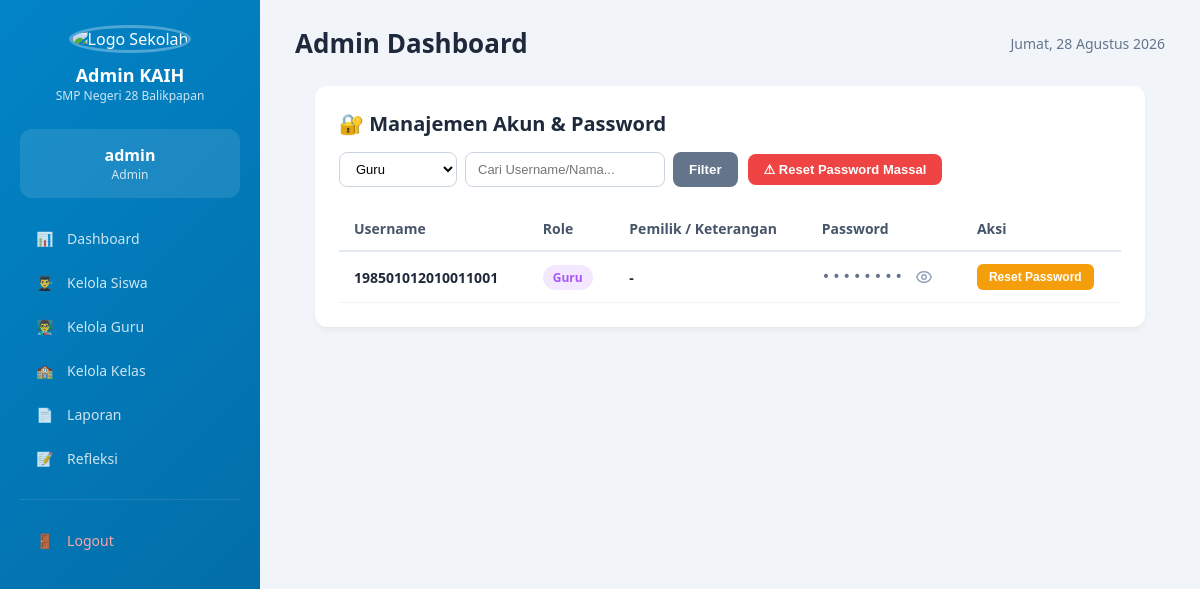
/aplikasi/admin/users.php?role=guru (signed in), run on an earlier commit of the app's database.
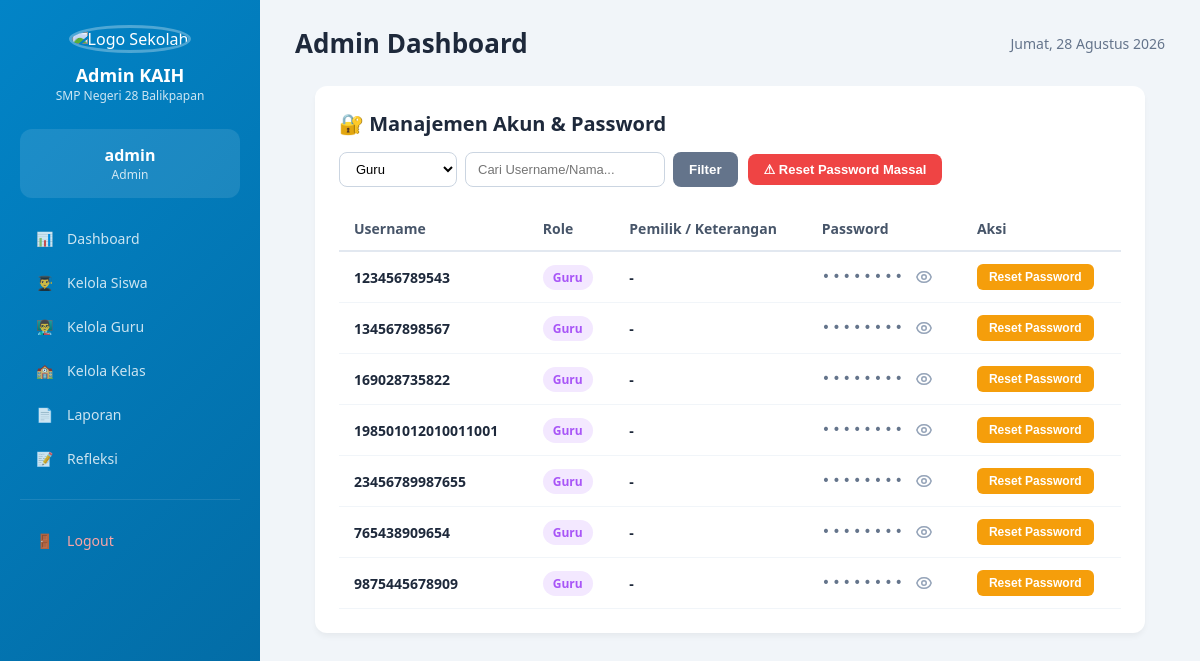
And on a later commit of the database.
### tables this page shows
CREATE TABLE `users` (
  `id` bigint UNSIGNED NOT NULL,
  `username` varchar(50) NOT NULL,
  `password` varchar(255) NOT NULL,
  `role` enum('admin','guru','siswa','orang_tua') NOT NULL DEFAULT 'siswa',
  `guru_id` bigint UNSIGNED DEFAULT NULL,
  `siswa_id` bigint UNSIGNED DEFAULT NULL,
  `created_at` timestamp NULL DEFAULT NULL,
  `updated_at` timestamp NULL DEFAULT NULL
);

### aplikasi/admin/users.php (the view, shortened to what the changed rows need)
<?php
require_once '../../config/database.php';
$filterRole = trim($_GET['role'] ?? '');
$query = "SELECT id, username, role, password FROM users WHERE 1=1";
$params = [];
if ($filterRole !== '') {
    $query .= " AND role = ?";
    $params[] = $filterRole;
}
$query .= " ORDER BY role ASC, username ASC";
$stmt = $pdo->prepare($query);
$stmt->execute($params);
$daftar_users = $stmt->fetchAll(PDO::FETCH_ASSOC);
require_once '../includes/header-kaih.php';
?>
<div class="table-container">
    <div style="overflow-x: auto;">
        <table class="table-kaih">
            <thead>
                <tr>
                    <th>Username</th>
                    <th>Role</th>
                    <th>Pemilik / Keterangan</th>
                    <th>Password</th>
                    <th>Aksi</th>
                </tr>
            </thead>
            <tbody>
                <?php if (empty($daftar_users)): ?>
                <tr>
                    <td colspan="5" style="text-align: center; color: #94a3b8; padding: 30px;">Tidak ada data akun ditemukan.</td>
                </tr>
                <?php else: ?>
                    <?php foreach ($daftar_users as $u):
                        $roleClass = 'role-siswa';
                        $roleText = strtolower($u['role']);
                        if ($roleText === 'admin') $roleClass = 'role-admin';
                        elseif ($roleText === 'guru') $roleClass = 'role-guru';
                        elseif (strpos($roleText, 'orang') !== false) $roleClass = 'role-orangtua';
                    ?>
                    <tr>
                        <td><?php echo htmlspecialchars($u['username']); ?></td>
                        <td>
                            <span class="badge-role <?php echo $roleClass; ?>">
                                <?php echo ucwords(htmlspecialchars($u['role'])); ?>
                            </span>
                        </td>
                        <td><?php echo htmlspecialchars($u['keterangan'] ?? '-'); ?></td>
                        <td>
                            <div style="display: flex; align-items: center; gap: 8px;">
                                <span id="pw-text-<?php echo $u['id']; ?>" style="font-family: monospace; letter-spacing: 2px; color: #64748b; font-size: 14px;">
                                    ••••••••
                                </span>
                                <button type="button"
                                        data-id="<?php echo $u['id']; ?>"
                                        data-pw="<?php echo htmlspecialchars($u['password']); ?>"
                                        onclick="togglePassword(this)"
                                        title="Tampilkan Password"
                                        style="background: none; border: none; cursor: pointer; color: #94a3b8; padding: 2px; display: flex; align-items: center; transition: 0.2s;">
                                    <svg id="pw-icon-<?php echo $u['id']; ?>" width="18" height="18" fill="none" stroke="currentColor" viewBox="0 0 24 24">
                                        <path stroke-linecap="round" stroke-linejoin="round" stroke-width="2" d="M15 12a3 3 0 11-6 0 3 3 0 016 0z"></path>
                                        <path stroke-linecap="round" stroke-linejoin="round" stroke-width="2" d="M2.458 12C3.732 7.943 7.523 5 12 5c4.478 0 8.268 2.943 9.542 7-1.274 4.057-5.064 7-9.542 7-4.477 0-8.268-2.943-9.542-7z"></path>
                                    </svg>
                                </button>
                            </div>
                        </td>
                        <td>
                            <button type="button" class="btn-reset" onclick="return confirm('Yakin ingin mereset password untuk akun <?php echo htmlspecialchars($u['username']); ?>?');">
                                Reset Password
                            </button>
                        </td>
                    </tr>
                    <?php endforeach; ?>
                <?php endif; ?>
            </tbody>
        </table>
    </div>
</div>

What changed in the data, as far as the page shows it:
added users: username "123456789543", role "Guru", keterangan "-"
added users: username "134567898567", role "Guru", keterangan "-"
added users: username "169028735822", role "Guru", keterangan "-"
added users: username "23456789987655", role "Guru", keterangan "-"
added users: username "765438909654", role "Guru", keterangan "-"
added users: username "9875445678909", role "Guru", keterangan "-"
